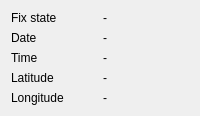
       <widget class="QWidget" name="tab_5">
        <attribute name="title">
         <string>GPS info</string>
        </attribute>
        <layout class="QGridLayout" name="gridLayout_9">
         <item row="0" column="0">
          <layout class="QGridLayout" name="gridLayout_8">
           <item row="1" column="0">
            <widget class="QLabel" name="label_40">
             <property name="text">
              <string>Date</string>
             </property>
            </widget>
           </item>
           <item row="2" column="1">
            <widget class="QLabel" name="timeLabel">
             <property name="text">
              <string>-</string>
             </property>
            </widget>
           </item>
           <item row="1" column="1">
            <widget class="QLabel" name="dateLabel">
             <property name="text">
              <string>-</string>
             </property>
            </widget>
           </item>
           <item row="2" column="0">
            <widget class="QLabel" name="label_42">
             <property name="text">
              <string>Time</string>
             </property>
            </widget>
           </item>
           <item row="0" column="1">
            <widget class="QLabel" name="fixLabel">
             <property name="text">
              <string>-</string>
             </property>
            </widget>
           </item>
           <item row="3" column="0">
            <widget class="QLabel" name="label_43">
             <property name="text">
              <string>Latitude</string>
             </property>
            </widget>
           </item>
           <item row="0" column="0">
            <widget class="QLabel" name="label_30">
             <property name="text">
              <string>Fix state</string>
             </property>
            </widget>
           </item>
           <item row="4" column="0">
            <widget class="QLabel" name="label_44">
             <property name="text">
              <string>Longitude</string>
             </property>
            </widget>
           </item>
           <item row="3" column="1">
            <widget class="QLabel" name="latiLabel">
             <property name="text">
              <string>-</string>
             </property>
            </widget>
           </item>
           <item row="4" column="1">
            <widget class="QLabel" name="longiLabel">
             <property name="text">
              <string>-</string>
             </property>
            </widget>
           </item>
          </layout>
         </item>
        </layout>
       </widget>
